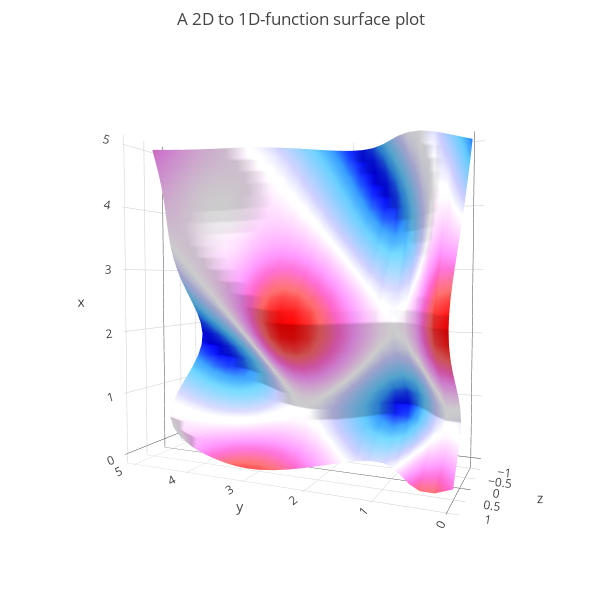

Write notebook code for a chart like this one.
### Code cell
# Test and visualize your code as a 3D graph.
# - Two dimensions represents the inputs x and y, and the third represents
#   the output z = f(x,y)
sim.setup_f(f)
sim.run(show_2d=False)

### Figure 1 — Plotly figure (JSON) as saved in the notebook; plotly's stock layout.template omitted (floating-point values rounded to 4 significant figures; data arrays with more than 128 entries replaced by an {"elided": "..."} marker saying what was removed)
{"data": [{"colorscale": "Picnic", "showscale": false, "type": "surface", "x": [0, 0.2, 0.4, 0.6, 0.8, 1, 1.2, 1.4, 1.6, 1.8, 2, 2.2, 2.4, 2.6, 2.8, 3, 3.2, 3.4, 3.6, 3.8, 4, 4.2, 4.4, 4.6, 4.8, 5], "y": [0, 0.2, 0.4, 0.6, 0.8, 1, 1.2, 1.4, 1.6, 1.8, 2, 2.2, 2.4, 2.6, 2.8, 3, 3.2, 3.4, 3.6, 3.8, 4, 4.2, 4.4, 4.6, 4.8, 5], "z": {"elided": "26x26 float values"}}], "layout": {"height": 602, "margin": {"b": 50, "l": 50, "r": 50, "t": 50}, "scene": {"camera": {"center": {"x": 0, "y": 0, "z": 0}, "eye": {"x": 0.1, "y": -1, "z": 2.25}, "up": {"x": 1, "y": 0, "z": 0}}}, "title": "A 2D to 1D-function surface plot", "width": 602}}
